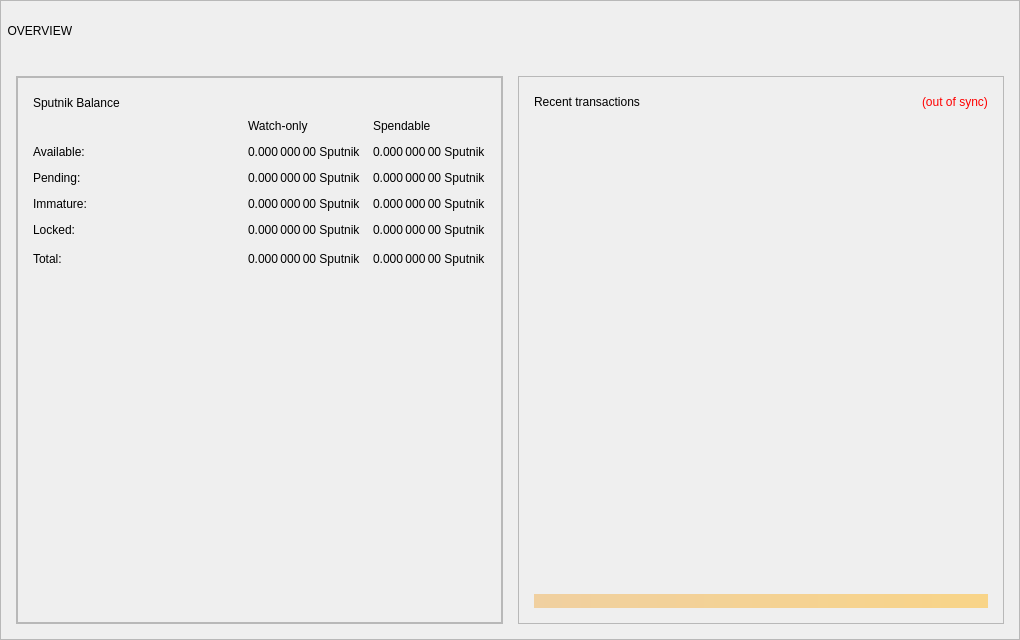
<?xml version="1.0" encoding="UTF-8"?>
<ui version="4.0">
 <class>OverviewPage</class>
 <widget class="QWidget" name="OverviewPage">
  <property name="geometry">
   <rect>
    <x>0</x>
    <y>0</y>
    <width>1020</width>
    <height>640</height>
   </rect>
  </property>
  <property name="minimumSize">
   <size>
    <width>900</width>
    <height>640</height>
   </size>
  </property>
  <property name="windowTitle">
   <string>Form</string>
  </property>
  <property name="styleSheet">
   <string notr="true"/>
  </property>
  <layout class="QVBoxLayout" name="topLayout" stretch="1">
   <property name="leftMargin">
    <number>0</number>
   </property>
   <property name="topMargin">
    <number>0</number>
   </property>
   <property name="rightMargin">
    <number>0</number>
   </property>
   <property name="bottomMargin">
    <number>0</number>
   </property>
   <item>
    <widget class="QFrame" name="frame_BG">
     <property name="minimumSize">
      <size>
       <width>400</width>
       <height>610</height>
      </size>
     </property>
     <property name="maximumSize">
      <size>
       <width>16777215</width>
       <height>16777215</height>
      </size>
     </property>
     <property name="frameShape">
      <enum>QFrame::StyledPanel</enum>
     </property>
     <property name="frameShadow">
      <enum>QFrame::Raised</enum>
     </property>
     <layout class="QVBoxLayout" name="verticalLayout_3" stretch="0">
      <property name="leftMargin">
       <number>0</number>
      </property>
      <property name="topMargin">
       <number>0</number>
      </property>
      <property name="rightMargin">
       <number>0</number>
      </property>
      <property name="bottomMargin">
       <number>6</number>
      </property>
      <item>
       <layout class="QVBoxLayout" name="verticalLayout_Master" stretch="0,1">
        <property name="leftMargin">
         <number>0</number>
        </property>
        <property name="topMargin">
         <number>0</number>
        </property>
        <property name="rightMargin">
         <number>0</number>
        </property>
        <property name="bottomMargin">
         <number>0</number>
        </property>
        <item>
         <widget class="QFrame" name="frame_Header">
          <layout class="QVBoxLayout" name="verticalLayout_Header" stretch="0">
           <property name="leftMargin">
            <number>0</number>
           </property>
           <property name="topMargin">
            <number>0</number>
           </property>
           <property name="rightMargin">
            <number>0</number>
           </property>
           <property name="bottomMargin">
            <number>0</number>
           </property>
           <item>
            <layout class="QHBoxLayout" name="horizontalLayout_Header" stretch="1,0,1">
             <property name="spacing">
              <number>6</number>
             </property>
             <item>
              <widget class="QLabel" name="labelOverviewHeaderLeft">
               <property name="minimumSize">
                <size>
                 <width>464</width>
                 <height>60</height>
                </size>
               </property>
               <property name="maximumSize">
                <size>
                 <width>16777215</width>
                 <height>60</height>
                </size>
               </property>
               <property name="font">
                <font/>
               </property>
               <property name="text">
                <string>  OVERVIEW</string>
               </property>
               <property name="alignment">
                <set>Qt::AlignLeading|Qt::AlignLeft|Qt::AlignVCenter</set>
               </property>
              </widget>
             </item>
             <item>
              <spacer name="horizontalSpacer_Header">
               <property name="orientation">
                <enum>Qt::Horizontal</enum>
               </property>
               <property name="sizeType">
                <enum>QSizePolicy::Expanding</enum>
               </property>
               <property name="sizeHint" stdset="0">
                <size>
                 <width>40</width>
                 <height>20</height>
                </size>
               </property>
              </spacer>
             </item>
             <item>
              <widget class="QLabel" name="labelOverviewHeaderRight">
               <property name="sizePolicy">
                <sizepolicy hsizetype="Minimum" vsizetype="Minimum">
                 <horstretch>0</horstretch>
                 <verstretch>0</verstretch>
                </sizepolicy>
               </property>
               <property name="minimumSize">
                <size>
                 <width>250</width>
                 <height>55</height>
                </size>
               </property>
               <property name="maximumSize">
                <size>
                 <width>250</width>
                 <height>55</height>
                </size>
               </property>
               <property name="font">
                <font/>
               </property>
               <property name="layoutDirection">
                <enum>Qt::RightToLeft</enum>
               </property>
               <property name="text">
                <string/>
               </property>
               <property name="alignment">
                <set>Qt::AlignRight|Qt::AlignTrailing|Qt::AlignVCenter</set>
               </property>
              </widget>
             </item>
            </layout>
           </item>
          </layout>
         </widget>
        </item>
        <item>
         <widget class="QFrame" name="frame_Content">
          <layout class="QVBoxLayout" name="verticalLayout_Content">
           <property name="leftMargin">
            <number>15</number>
           </property>
           <property name="topMargin">
            <number>9</number>
           </property>
           <property name="rightMargin">
            <number>15</number>
           </property>
           <property name="bottomMargin">
            <number>9</number>
           </property>
           <item>
            <layout class="QHBoxLayout" name="horizontalLayout_Content" stretch="1,1">
             <property name="spacing">
              <number>15</number>
             </property>
             <item>
              <layout class="QVBoxLayout" name="verticalLayout_left" stretch="1">
               <property name="spacing">
                <number>15</number>
               </property>
               <item>
                <widget class="QFrame" name="frameObfuscation">
                 <property name="minimumSize">
                  <size>
                   <width>0</width>
                   <height>0</height>
                  </size>
                 </property>
                 <property name="frameShape">
                  <enum>QFrame::StyledPanel</enum>
                 </property>
                 <property name="frameShadow">
                  <enum>QFrame::Raised</enum>
                 </property>
                 <layout class="QVBoxLayout" name="verticalLayout" stretch="0">
                  <property name="spacing">
                   <number>15</number>
                  </property>
                  <property name="leftMargin">
                   <number>0</number>
                  </property>
                  <property name="topMargin">
                   <number>0</number>
                  </property>
                  <property name="rightMargin">
                   <number>0</number>
                  </property>
                  <property name="bottomMargin">
                   <number>0</number>
                  </property>
                  <item>
                   <widget class="QFrame" name="frame_Balances">
                    <property name="autoFillBackground">
                     <bool>false</bool>
                    </property>
                    <property name="styleSheet">
                     <string notr="true">basckground-color:#fff;</string>
                    </property>
                    <property name="frameShape">
                     <enum>QFrame::StyledPanel</enum>
                    </property>
                    <property name="frameShadow">
                     <enum>QFrame::Raised</enum>
                    </property>
                    <layout class="QVBoxLayout" name="verticalLayout_4">
                     <property name="leftMargin">
                      <number>15</number>
                     </property>
                     <property name="topMargin">
                      <number>15</number>
                     </property>
                     <property name="rightMargin">
                      <number>15</number>
                     </property>
                     <property name="bottomMargin">
                      <number>15</number>
                     </property>
                     <item>
                      <layout class="QGridLayout" name="gridLayout_2">
                       <item row="0" column="1">
                        <spacer name="horizontalSpacer_3">
                         <property name="orientation">
                          <enum>Qt::Horizontal</enum>
                         </property>
                         <property name="sizeHint" stdset="0">
                          <size>
                           <width>40</width>
                           <height>20</height>
                          </size>
                         </property>
                        </spacer>
                       </item>
                       <item row="0" column="0" alignment="Qt::AlignLeft">
                        <widget class="QLabel" name="label_5">
                         <property name="minimumSize">
                          <size>
                           <width>0</width>
                           <height>20</height>
                          </size>
                         </property>
                         <property name="font">
                          <font/>
                         </property>
                         <property name="text">
                          <string>Sputnik Balance</string>
                         </property>
                        </widget>
                       </item>
                      </layout>
                     </item>
                     <item>
                      <layout class="QGridLayout" name="gridLayout">
                       <property name="spacing">
                        <number>12</number>
                       </property>
                       <item row="3" column="0">
                        <widget class="QLabel" name="labelImmatureText">
                         <property name="text">
                          <string>Immature:</string>
                         </property>
                        </widget>
                       </item>
                       <item row="4" column="0">
                        <widget class="QLabel" name="labelLockedBalanceText">
                         <property name="toolTip">
                          <string>Locked Sputnik or Masternode collaterals. These are excluded from zSputnik minting.</string>
                         </property>
                         <property name="text">
                          <string>Locked:</string>
                         </property>
                        </widget>
                       </item>
                       <item row="5" column="0">
                        <widget class="QLabel" name="labelTotalText">
                         <property name="toolTip">
                          <string>Your current Sputnik balance, unconfirmed and immature transactions included</string>
                         </property>
                         <property name="text">
                          <string>Total:</string>
                         </property>
                        </widget>
                       </item>
                       <item row="5" column="1">
                        <spacer name="horizontalSpacer_9">
                         <property name="orientation">
                          <enum>Qt::Horizontal</enum>
                         </property>
                         <property name="sizeHint" stdset="0">
                          <size>
                           <width>40</width>
                           <height>20</height>
                          </size>
                         </property>
                        </spacer>
                       </item>
                       <item row="1" column="0">
                        <widget class="QLabel" name="labelBalanceText">
                         <property name="text">
                          <string>Available:</string>
                         </property>
                        </widget>
                       </item>
                       <item row="2" column="0">
                        <widget class="QLabel" name="labelPendingText">
                         <property name="text">
                          <string>Pending:</string>
                         </property>
                        </widget>
                       </item>
                       <item row="0" column="3">
                        <widget class="QLabel" name="labelSpendable">
                         <property name="text">
                          <string>Spendable</string>
                         </property>
                         <property name="alignment">
                          <set>Qt::AlignLeading|Qt::AlignLeft|Qt::AlignVCenter</set>
                         </property>
                        </widget>
                       </item>
                       <item row="0" column="2">
                        <widget class="QLabel" name="labelWatchonly">
                         <property name="text">
                          <string>Watch-only</string>
                         </property>
                         <property name="alignment">
                          <set>Qt::AlignLeading|Qt::AlignLeft|Qt::AlignVCenter</set>
                         </property>
                        </widget>
                       </item>
                       <item row="1" column="2">
                        <widget class="QLabel" name="labelWatchAvailable">
                         <property name="font">
                          <font/>
                         </property>
                         <property name="cursor">
                          <cursorShape>IBeamCursor</cursorShape>
                         </property>
                         <property name="toolTip">
                          <string>Your current balance in watch-only addresses</string>
                         </property>
                         <property name="text">
                          <string notr="true">0.000 000 00 Sputnik</string>
                         </property>
                         <property name="alignment">
                          <set>Qt::AlignLeading|Qt::AlignLeft|Qt::AlignVCenter</set>
                         </property>
                         <property name="textInteractionFlags">
                          <set>Qt::LinksAccessibleByMouse|Qt::TextSelectableByKeyboard|Qt::TextSelectableByMouse</set>
                         </property>
                        </widget>
                       </item>
                       <item row="1" column="3">
                        <widget class="QLabel" name="labelBalance">
                         <property name="font">
                          <font/>
                         </property>
                         <property name="cursor">
                          <cursorShape>IBeamCursor</cursorShape>
                         </property>
                         <property name="toolTip">
                          <string>Your current spendable balance</string>
                         </property>
                         <property name="text">
                          <string notr="true">0.000 000 00 Sputnik</string>
                         </property>
                         <property name="alignment">
                          <set>Qt::AlignLeading|Qt::AlignLeft|Qt::AlignVCenter</set>
                         </property>
                         <property name="textInteractionFlags">
                          <set>Qt::LinksAccessibleByMouse|Qt::TextSelectableByKeyboard|Qt::TextSelectableByMouse</set>
                         </property>
                        </widget>
                       </item>
                       <item row="2" column="2">
                        <widget class="QLabel" name="labelWatchPending">
                         <property name="font">
                          <font/>
                         </property>
                         <property name="cursor">
                          <cursorShape>IBeamCursor</cursorShape>
                         </property>
                         <property name="toolTip">
                          <string>Unconfirmed transactions to watch-only addresses</string>
                         </property>
                         <property name="text">
                          <string notr="true">0.000 000 00 Sputnik</string>
                         </property>
                         <property name="alignment">
                          <set>Qt::AlignLeading|Qt::AlignLeft|Qt::AlignVCenter</set>
                         </property>
                         <property name="textInteractionFlags">
                          <set>Qt::LinksAccessibleByMouse|Qt::TextSelectableByKeyboard|Qt::TextSelectableByMouse</set>
                         </property>
                        </widget>
                       </item>
                       <item row="2" column="3">
                        <widget class="QLabel" name="labelUnconfirmed">
                         <property name="font">
                          <font/>
                         </property>
                         <property name="cursor">
                          <cursorShape>IBeamCursor</cursorShape>
                         </property>
                         <property name="toolTip">
                          <string>Total of transactions that have yet to be confirmed, and do not yet count toward the spendable balance</string>
                         </property>
                         <property name="text">
                          <string notr="true">0.000 000 00 Sputnik</string>
                         </property>
                         <property name="alignment">
                          <set>Qt::AlignLeading|Qt::AlignLeft|Qt::AlignVCenter</set>
                         </property>
                         <property name="textInteractionFlags">
                          <set>Qt::LinksAccessibleByMouse|Qt::TextSelectableByKeyboard|Qt::TextSelectableByMouse</set>
                         </property>
                        </widget>
                       </item>
                       <item row="3" column="2">
                        <widget class="QLabel" name="labelWatchImmature">
                         <property name="font">
                          <font/>
                         </property>
                         <property name="cursor">
                          <cursorShape>IBeamCursor</cursorShape>
                         </property>
                         <property name="toolTip">
                          <string>Staked or masternode rewards in watch-only addresses that has not yet matured</string>
                         </property>
                         <property name="text">
                          <string notr="true">0.000 000 00 Sputnik</string>
                         </property>
                         <property name="alignment">
                          <set>Qt::AlignLeading|Qt::AlignLeft|Qt::AlignVCenter</set>
                         </property>
                         <property name="textInteractionFlags">
                          <set>Qt::LinksAccessibleByMouse|Qt::TextSelectableByKeyboard|Qt::TextSelectableByMouse</set>
                         </property>
                        </widget>
                       </item>
                       <item row="3" column="3">
                        <widget class="QLabel" name="labelImmature">
                         <property name="font">
                          <font/>
                         </property>
                         <property name="cursor">
                          <cursorShape>IBeamCursor</cursorShape>
                         </property>
                         <property name="toolTip">
                          <string>Staked or masternode rewards that has not yet matured</string>
                         </property>
                         <property name="text">
                          <string notr="true">0.000 000 00 Sputnik</string>
                         </property>
                         <property name="alignment">
                          <set>Qt::AlignLeading|Qt::AlignLeft|Qt::AlignVCenter</set>
                         </property>
                         <property name="textInteractionFlags">
                          <set>Qt::LinksAccessibleByMouse|Qt::TextSelectableByKeyboard|Qt::TextSelectableByMouse</set>
                         </property>
                        </widget>
                       </item>
                       <item row="4" column="2">
                        <widget class="QLabel" name="labelWatchLocked">
                         <property name="font">
                          <font/>
                         </property>
                         <property name="cursor">
                          <cursorShape>IBeamCursor</cursorShape>
                         </property>
                         <property name="toolTip">
                          <string>Current locked balance in watch-only addresses</string>
                         </property>
                         <property name="text">
                          <string notr="true">0.000 000 00 Sputnik</string>
                         </property>
                         <property name="alignment">
                          <set>Qt::AlignLeading|Qt::AlignLeft|Qt::AlignVCenter</set>
                         </property>
                         <property name="textInteractionFlags">
                          <set>Qt::LinksAccessibleByMouse|Qt::TextSelectableByKeyboard|Qt::TextSelectableByMouse</set>
                         </property>
                        </widget>
                       </item>
                       <item row="4" column="3">
                        <widget class="QLabel" name="labelLockedBalance">
                         <property name="font">
                          <font/>
                         </property>
                         <property name="cursor">
                          <cursorShape>IBeamCursor</cursorShape>
                         </property>
                         <property name="toolTip">
                          <string>Locked Sputnik or Masternode collaterals. These are excluded from zSputnik minting.</string>
                         </property>
                         <property name="text">
                          <string notr="true">0.000 000 00 Sputnik</string>
                         </property>
                         <property name="alignment">
                          <set>Qt::AlignLeading|Qt::AlignLeft|Qt::AlignVCenter</set>
                         </property>
                         <property name="textInteractionFlags">
                          <set>Qt::LinksAccessibleByMouse|Qt::TextSelectableByKeyboard|Qt::TextSelectableByMouse</set>
                         </property>
                        </widget>
                       </item>
                       <item row="5" column="2">
                        <widget class="QLabel" name="labelWatchTotal">
                         <property name="font">
                          <font/>
                         </property>
                         <property name="cursor">
                          <cursorShape>IBeamCursor</cursorShape>
                         </property>
                         <property name="toolTip">
                          <string>Current total balance in watch-only addresses</string>
                         </property>
                         <property name="text">
                          <string notr="true">0.000 000 00 Sputnik</string>
                         </property>
                         <property name="alignment">
                          <set>Qt::AlignLeading|Qt::AlignLeft|Qt::AlignVCenter</set>
                         </property>
                         <property name="textInteractionFlags">
                          <set>Qt::LinksAccessibleByMouse|Qt::TextSelectableByKeyboard|Qt::TextSelectableByMouse</set>
                         </property>
                        </widget>
                       </item>
                       <item row="5" column="3">
                        <widget class="QLabel" name="labelTotal">
                         <property name="font">
                          <font/>
                         </property>
                         <property name="cursor">
                          <cursorShape>IBeamCursor</cursorShape>
                         </property>
                         <property name="toolTip">
                          <string>Your current Sputnik balance, unconfirmed and immature transactions included</string>
                         </property>
                         <property name="text">
                          <string notr="true">0.000 000 00 Sputnik</string>
                         </property>
                         <property name="alignment">
                          <set>Qt::AlignLeading|Qt::AlignLeft|Qt::AlignVCenter</set>
                         </property>
                         <property name="textInteractionFlags">
                          <set>Qt::LinksAccessibleByMouse|Qt::TextSelectableByKeyboard|Qt::TextSelectableByMouse</set>
                         </property>
                        </widget>
                       </item>
                      </layout>
                     </item>
                     <item>
                      <spacer name="verticalSpacer_3">
                       <property name="orientation">
                        <enum>Qt::Vertical</enum>
                       </property>
                       <property name="sizeType">
                        <enum>QSizePolicy::Expanding</enum>
                       </property>
                       <property name="sizeHint" stdset="0">
                        <size>
                         <width>20</width>
                         <height>40</height>
                        </size>
                       </property>
                      </spacer>
                     </item>
                    </layout>
                   </widget>
                  </item>
                 </layout>
                </widget>
               </item>
              </layout>
             </item>
             <item>
              <layout class="QVBoxLayout" name="verticalLayout_right" stretch="0">
               <item>
                <widget class="QFrame" name="frame_RecentTransactions">
                 <property name="minimumSize">
                  <size>
                   <width>410</width>
                   <height>100</height>
                  </size>
                 </property>
                 <property name="frameShape">
                  <enum>QFrame::StyledPanel</enum>
                 </property>
                 <property name="frameShadow">
                  <enum>QFrame::Raised</enum>
                 </property>
                 <layout class="QVBoxLayout" name="verticalLayout_1" stretch="0,0,0,0">
                  <property name="leftMargin">
                   <number>15</number>
                  </property>
                  <property name="topMargin">
                   <number>15</number>
                  </property>
                  <property name="rightMargin">
                   <number>15</number>
                  </property>
                  <property name="bottomMargin">
                   <number>15</number>
                  </property>
                  <item>
                   <layout class="QHBoxLayout" name="horizontalLayout_2">
                    <item>
                     <widget class="QLabel" name="label_4">
                      <property name="minimumSize">
                       <size>
                        <width>190</width>
                        <height>20</height>
                       </size>
                      </property>
                      <property name="font">
                       <font/>
                      </property>
                      <property name="text">
                       <string>Recent transactions</string>
                      </property>
                     </widget>
                    </item>
                    <item>
                     <spacer name="horizontalSpacer">
                      <property name="orientation">
                       <enum>Qt::Horizontal</enum>
                      </property>
                      <property name="sizeHint" stdset="0">
                       <size>
                        <width>40</width>
                        <height>20</height>
                       </size>
                      </property>
                     </spacer>
                    </item>
                    <item>
                     <widget class="QLabel" name="labelTransactionsStatus">
                      <property name="cursor">
                       <cursorShape>WhatsThisCursor</cursorShape>
                      </property>
                      <property name="toolTip">
                       <string>The displayed information may be out of date. Your wallet automatically synchronizes with the Sputnik network after a connection is established, but this process has not completed yet.</string>
                      </property>
                      <property name="styleSheet">
                       <string notr="true">QLabel { color: red; }</string>
                      </property>
                      <property name="text">
                       <string notr="true">(out of sync)</string>
                      </property>
                      <property name="alignment">
                       <set>Qt::AlignLeading|Qt::AlignLeft|Qt::AlignVCenter</set>
                      </property>
                     </widget>
                    </item>
                   </layout>
                  </item>
                  <item>
                   <widget class="QListView" name="listTransactions">
                    <property name="minimumSize">
                     <size>
                      <width>0</width>
                      <height>0</height>
                     </size>
                    </property>
                    <property name="styleSheet">
                     <string notr="true">QListView { background: transparent; }</string>
                    </property>
                    <property name="frameShape">
                     <enum>QFrame::NoFrame</enum>
                    </property>
                    <property name="verticalScrollBarPolicy">
                     <enum>Qt::ScrollBarAlwaysOff</enum>
                    </property>
                    <property name="horizontalScrollBarPolicy">
                     <enum>Qt::ScrollBarAlwaysOff</enum>
                    </property>
                    <property name="selectionMode">
                     <enum>QAbstractItemView::NoSelection</enum>
                    </property>
                   </widget>
                  </item>
                  <item>
                   <spacer name="verticalSpacer_2">
                    <property name="orientation">
                     <enum>Qt::Vertical</enum>
                    </property>
                    <property name="sizeType">
                     <enum>QSizePolicy::Expanding</enum>
                    </property>
                    <property name="sizeHint" stdset="0">
                     <size>
                      <width>20</width>
                      <height>40</height>
                     </size>
                    </property>
                   </spacer>
                  </item>
                  <item>
                   <widget class="QLabel" name="labelAlerts">
                    <property name="maximumSize">
                     <size>
                      <width>16777215</width>
                      <height>16777215</height>
                     </size>
                    </property>
                    <property name="styleSheet">
                     <string notr="true">background-color: qlineargradient(x1: 0, y1: 0, x2: 1, y2: 0, stop:0 #F0D0A0, stop:1 #F8D488); color:#000000;</string>
                    </property>
                    <property name="text">
                     <string/>
                    </property>
                    <property name="wordWrap">
                     <bool>true</bool>
                    </property>
                    <property name="margin">
                     <number>3</number>
                    </property>
                   </widget>
                  </item>
                 </layout>
                </widget>
               </item>
              </layout>
             </item>
            </layout>
           </item>
          </layout>
         </widget>
        </item>
       </layout>
      </item>
     </layout>
    </widget>
   </item>
  </layout>
 </widget>
 <resources/>
 <connections/>
</ui>
